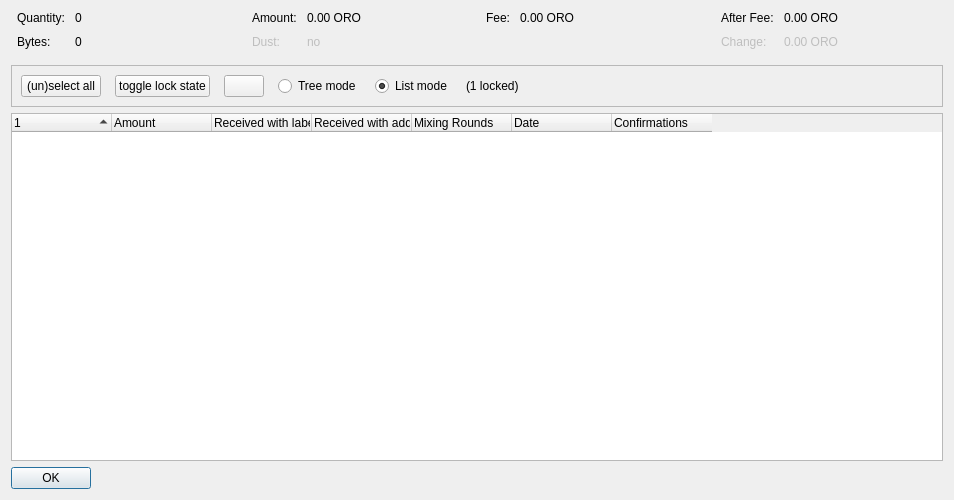
<?xml version="1.0" encoding="UTF-8"?>
<ui version="4.0">
 <class>CoinControlDialog</class>
 <widget class="QDialog" name="CoinControlDialog">
  <property name="geometry">
   <rect>
    <x>0</x>
    <y>0</y>
    <width>954</width>
    <height>500</height>
   </rect>
  </property>
  <property name="windowTitle">
   <string>Coin Selection</string>
  </property>
  <layout class="QVBoxLayout" name="verticalLayout">
   <item>
    <layout class="QHBoxLayout" name="horizontalLayoutTop" stretch="0,0,0,0">
     <property name="topMargin">
      <number>0</number>
     </property>
     <property name="bottomMargin">
      <number>10</number>
     </property>
     <item>
      <layout class="QFormLayout" name="formLayoutCoinControl1">
       <property name="horizontalSpacing">
        <number>10</number>
       </property>
       <property name="verticalSpacing">
        <number>10</number>
       </property>
       <property name="leftMargin">
        <number>6</number>
       </property>
       <property name="rightMargin">
        <number>6</number>
       </property>
       <item row="0" column="0">
        <widget class="QLabel" name="labelCoinControlQuantityText">
         <property name="text">
          <string>Quantity:</string>
         </property>
        </widget>
       </item>
       <item row="0" column="1">
        <widget class="QLabel" name="labelCoinControlQuantity">
         <property name="cursor">
          <cursorShape>IBeamCursor</cursorShape>
         </property>
         <property name="contextMenuPolicy">
          <enum>Qt::ActionsContextMenu</enum>
         </property>
         <property name="text">
          <string notr="true">0</string>
         </property>
         <property name="textInteractionFlags">
          <set>Qt::LinksAccessibleByMouse|Qt::TextSelectableByKeyboard|Qt::TextSelectableByMouse</set>
         </property>
        </widget>
       </item>
       <item row="1" column="0">
        <widget class="QLabel" name="labelCoinControlBytesText">
         <property name="text">
          <string>Bytes:</string>
         </property>
        </widget>
       </item>
       <item row="1" column="1">
        <widget class="QLabel" name="labelCoinControlBytes">
         <property name="cursor">
          <cursorShape>IBeamCursor</cursorShape>
         </property>
         <property name="contextMenuPolicy">
          <enum>Qt::ActionsContextMenu</enum>
         </property>
         <property name="text">
          <string notr="true">0</string>
         </property>
         <property name="textInteractionFlags">
          <set>Qt::LinksAccessibleByMouse|Qt::TextSelectableByKeyboard|Qt::TextSelectableByMouse</set>
         </property>
        </widget>
       </item>
      </layout>
     </item>
     <item>
      <layout class="QFormLayout" name="formLayoutCoinControl2">
       <property name="horizontalSpacing">
        <number>10</number>
       </property>
       <property name="verticalSpacing">
        <number>10</number>
       </property>
       <property name="leftMargin">
        <number>6</number>
       </property>
       <property name="rightMargin">
        <number>6</number>
       </property>
       <item row="0" column="0">
        <widget class="QLabel" name="labelCoinControlAmountText">
         <property name="text">
          <string>Amount:</string>
         </property>
        </widget>
       </item>
       <item row="0" column="1">
        <widget class="QLabel" name="labelCoinControlAmount">
         <property name="cursor">
          <cursorShape>IBeamCursor</cursorShape>
         </property>
         <property name="contextMenuPolicy">
          <enum>Qt::ActionsContextMenu</enum>
         </property>
         <property name="text">
          <string notr="true">0.00 ORO</string>
         </property>
         <property name="textInteractionFlags">
          <set>Qt::LinksAccessibleByMouse|Qt::TextSelectableByKeyboard|Qt::TextSelectableByMouse</set>
         </property>
        </widget>
       </item>
       <item row="1" column="0">
        <widget class="QLabel" name="labelCoinControlLowOutputText">
         <property name="enabled">
          <bool>false</bool>
         </property>
         <property name="text">
          <string>Dust:</string>
         </property>
        </widget>
       </item>
       <item row="1" column="1">
        <widget class="QLabel" name="labelCoinControlLowOutput">
         <property name="enabled">
          <bool>false</bool>
         </property>
         <property name="cursor">
          <cursorShape>IBeamCursor</cursorShape>
         </property>
         <property name="contextMenuPolicy">
          <enum>Qt::ActionsContextMenu</enum>
         </property>
         <property name="text">
          <string notr="true">no</string>
         </property>
         <property name="textInteractionFlags">
          <set>Qt::LinksAccessibleByMouse|Qt::TextSelectableByKeyboard|Qt::TextSelectableByMouse</set>
         </property>
        </widget>
       </item>
      </layout>
     </item>
     <item>
      <layout class="QFormLayout" name="formLayoutCoinControl3">
       <property name="horizontalSpacing">
        <number>10</number>
       </property>
       <property name="verticalSpacing">
        <number>10</number>
       </property>
       <property name="leftMargin">
        <number>6</number>
       </property>
       <property name="rightMargin">
        <number>6</number>
       </property>
       <item row="0" column="0">
        <widget class="QLabel" name="labelCoinControlFeeText">
         <property name="text">
          <string>Fee:</string>
         </property>
        </widget>
       </item>
       <item row="0" column="1">
        <widget class="QLabel" name="labelCoinControlFee">
         <property name="cursor">
          <cursorShape>IBeamCursor</cursorShape>
         </property>
         <property name="contextMenuPolicy">
          <enum>Qt::ActionsContextMenu</enum>
         </property>
         <property name="text">
          <string notr="true">0.00 ORO</string>
         </property>
         <property name="textInteractionFlags">
          <set>Qt::LinksAccessibleByMouse|Qt::TextSelectableByKeyboard|Qt::TextSelectableByMouse</set>
         </property>
        </widget>
       </item>
      </layout>
     </item>
     <item>
      <layout class="QFormLayout" name="formLayoutCoinControl4">
       <property name="horizontalSpacing">
        <number>10</number>
       </property>
       <property name="verticalSpacing">
        <number>10</number>
       </property>
       <property name="leftMargin">
        <number>6</number>
       </property>
       <property name="rightMargin">
        <number>6</number>
       </property>
       <item row="0" column="0">
        <widget class="QLabel" name="labelCoinControlAfterFeeText">
         <property name="text">
          <string>After Fee:</string>
         </property>
        </widget>
       </item>
       <item row="0" column="1">
        <widget class="QLabel" name="labelCoinControlAfterFee">
         <property name="cursor">
          <cursorShape>IBeamCursor</cursorShape>
         </property>
         <property name="contextMenuPolicy">
          <enum>Qt::ActionsContextMenu</enum>
         </property>
         <property name="text">
          <string notr="true">0.00 ORO</string>
         </property>
         <property name="textInteractionFlags">
          <set>Qt::LinksAccessibleByMouse|Qt::TextSelectableByKeyboard|Qt::TextSelectableByMouse</set>
         </property>
        </widget>
       </item>
       <item row="1" column="0">
        <widget class="QLabel" name="labelCoinControlChangeText">
         <property name="enabled">
          <bool>false</bool>
         </property>
         <property name="text">
          <string>Change:</string>
         </property>
        </widget>
       </item>
       <item row="1" column="1">
        <widget class="QLabel" name="labelCoinControlChange">
         <property name="enabled">
          <bool>false</bool>
         </property>
         <property name="cursor">
          <cursorShape>IBeamCursor</cursorShape>
         </property>
         <property name="contextMenuPolicy">
          <enum>Qt::ActionsContextMenu</enum>
         </property>
         <property name="text">
          <string notr="true">0.00 ORO</string>
         </property>
         <property name="textInteractionFlags">
          <set>Qt::LinksAccessibleByMouse|Qt::TextSelectableByKeyboard|Qt::TextSelectableByMouse</set>
         </property>
        </widget>
       </item>
      </layout>
     </item>
    </layout>
   </item>
   <item>
    <widget class="QFrame" name="frame">
     <property name="minimumSize">
      <size>
       <width>0</width>
       <height>40</height>
      </size>
     </property>
     <property name="frameShape">
      <enum>QFrame::StyledPanel</enum>
     </property>
     <property name="frameShadow">
      <enum>QFrame::Sunken</enum>
     </property>
     <layout class="QHBoxLayout" name="horizontalLayout">
      <item>
       <layout class="QHBoxLayout" name="horizontalLayoutPanel" stretch="0,0,0,0,0,0,0">
        <property name="spacing">
         <number>14</number>
        </property>
        <item>
         <widget class="QPushButton" name="pushButtonSelectAll">
          <property name="sizePolicy">
           <sizepolicy hsizetype="Maximum" vsizetype="Fixed">
            <horstretch>0</horstretch>
            <verstretch>0</verstretch>
           </sizepolicy>
          </property>
          <property name="text">
           <string>(un)select all</string>
          </property>
          <property name="autoDefault">
           <bool>false</bool>
          </property>
         </widget>
        </item>
        <item>
         <widget class="QPushButton" name="pushButtonToggleLock">
          <property name="sizePolicy">
           <sizepolicy hsizetype="Maximum" vsizetype="Fixed">
            <horstretch>0</horstretch>
            <verstretch>0</verstretch>
           </sizepolicy>
          </property>
          <property name="text">
           <string>toggle lock state</string>
          </property>
          <property name="autoDefault">
           <bool>false</bool>
          </property>
         </widget>
        </item>
        <item>
         <widget class="QPushButton" name="hideButton">
          <property name="sizePolicy">
           <sizepolicy hsizetype="Maximum" vsizetype="Fixed">
            <horstretch>0</horstretch>
            <verstretch>0</verstretch>
           </sizepolicy>
          </property>
          <property name="text">
           <string/>
          </property>
          <property name="autoDefault">
           <bool>false</bool>
          </property>
         </widget>
        </item>
        <item>
         <widget class="QRadioButton" name="radioTreeMode">
          <property name="sizePolicy">
           <sizepolicy hsizetype="Maximum" vsizetype="Fixed">
            <horstretch>0</horstretch>
            <verstretch>0</verstretch>
           </sizepolicy>
          </property>
          <property name="text">
           <string>Tree mode</string>
          </property>
         </widget>
        </item>
        <item>
         <widget class="QRadioButton" name="radioListMode">
          <property name="sizePolicy">
           <sizepolicy hsizetype="Maximum" vsizetype="Fixed">
            <horstretch>0</horstretch>
            <verstretch>0</verstretch>
           </sizepolicy>
          </property>
          <property name="text">
           <string>List mode</string>
          </property>
          <property name="checked">
           <bool>true</bool>
          </property>
         </widget>
        </item>
        <item>
         <widget class="QLabel" name="labelLocked">
          <property name="text">
           <string>(1 locked)</string>
          </property>
         </widget>
        </item>
        <item>
         <spacer name="horizontalSpacer">
          <property name="orientation">
           <enum>Qt::Horizontal</enum>
          </property>
          <property name="sizeHint" stdset="0">
           <size>
            <width>40</width>
            <height>20</height>
           </size>
          </property>
         </spacer>
        </item>
       </layout>
      </item>
     </layout>
    </widget>
   </item>
   <item>
    <widget class="CoinControlTreeWidget" name="treeWidget">
     <property name="contextMenuPolicy">
      <enum>Qt::CustomContextMenu</enum>
     </property>
     <property name="sortingEnabled">
      <bool>false</bool>
     </property>
     <property name="columnCount">
      <number>7</number>
     </property>
     <attribute name="headerShowSortIndicator" stdset="0">
      <bool>true</bool>
     </attribute>
     <attribute name="headerStretchLastSection">
      <bool>false</bool>
     </attribute>
     <column>
      <property name="text">
       <string/>
      </property>
     </column>
     <column>
      <property name="text">
       <string>Amount</string>
      </property>
     </column>
     <column>
      <property name="text">
       <string>Received with label</string>
      </property>
     </column>
     <column>
      <property name="text">
       <string>Received with address</string>
      </property>
     </column>
     <column>
      <property name="text">
       <string>Mixing Rounds</string>
      </property>
     </column>
     <column>
      <property name="text">
       <string>Date</string>
      </property>
     </column>
     <column>
      <property name="text">
       <string>Confirmations</string>
      </property>
      <property name="toolTip">
       <string>Confirmed</string>
      </property>
     </column>
    </widget>
   </item>
   <item>
    <widget class="QDialogButtonBox" name="buttonBox">
     <property name="sizePolicy">
      <sizepolicy hsizetype="Maximum" vsizetype="Fixed">
       <horstretch>0</horstretch>
       <verstretch>0</verstretch>
      </sizepolicy>
     </property>
     <property name="orientation">
      <enum>Qt::Horizontal</enum>
     </property>
     <property name="standardButtons">
      <set>QDialogButtonBox::Ok</set>
     </property>
    </widget>
   </item>
  </layout>
 </widget>
 <customwidgets>
  <customwidget>
   <class>CoinControlTreeWidget</class>
   <extends>QTreeWidget</extends>
   <header>qt/coincontroltreewidget.h</header>
  </customwidget>
 </customwidgets>
 <resources/>
 <connections/>
</ui>
